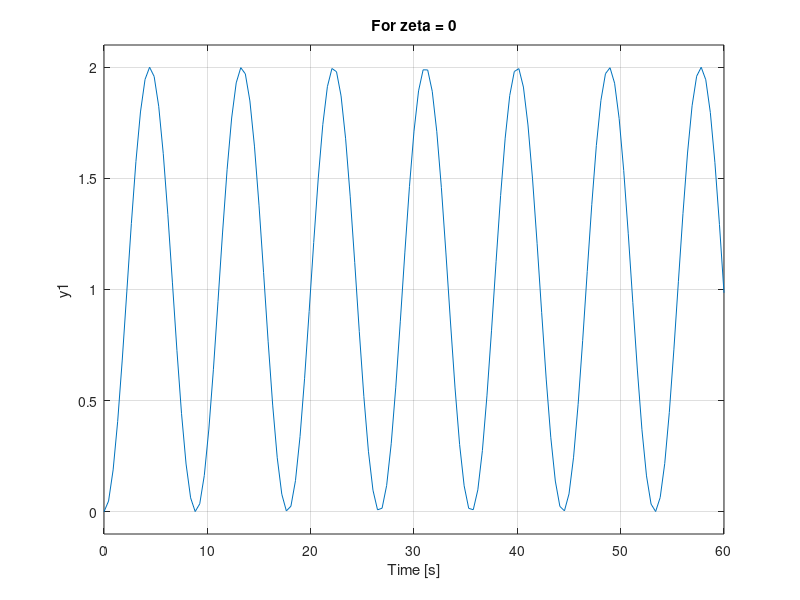

This figure's MATLAB source:
%Priyanshu Lathi
%PRN: 22070127048
%Transfer function for Mass spring and damper 

clc;
close all;
clear all;

%Case 1: zeta>1
M1=10;
D1=10;
K1=1;
Zeta1= 0.5*D1/(sqrt(M1*K1))
wn1= sqrt(K1/M1)
tf1=tf(1,[M1,D1,K1]);
subplot(2,2,1)
step(tf1)
title('For zeta >1')

%Case 2: 0<zeta<1
M2=10;
D2=1;
K2=1;
Zeta2= 0.5*D2/(sqrt(M2*K2))
wn2= sqrt(K2/M2)
tf2=tf(1,[M2,D2,K2]);
subplot(2,2,2)
step(tf2)
title('For 0<zeta<1 ')

%Case 3: zeta=1
M3=1;
D3=2;
K3=1;
Zeta3= 0.5*D3/(sqrt(M3*K3))
wn3= sqrt(K3/M3)
tf3=tf(1,[M3,D3,K3]);
subplot(2,2,3)
step(tf3)
title('For zeta = 1')

%Case 4: zeta=0
M4=2;
D4=0;
K4=1;
Zeta4= 0.5*D4/(sqrt(M4*K4))
wn4= sqrt(K4/M4)
tf4=tf(1,[M4,D4,K4]);
subplot(2,2,4)
step(tf4)
title('For zeta = 0')